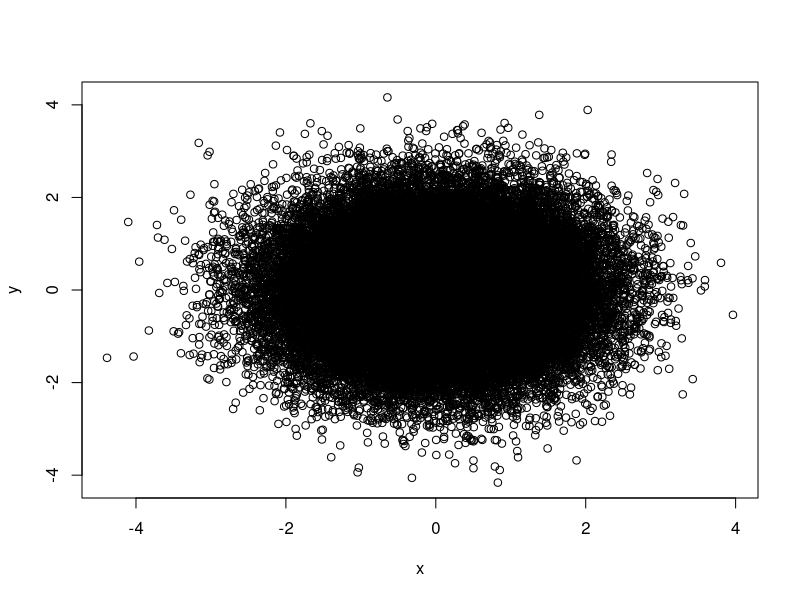
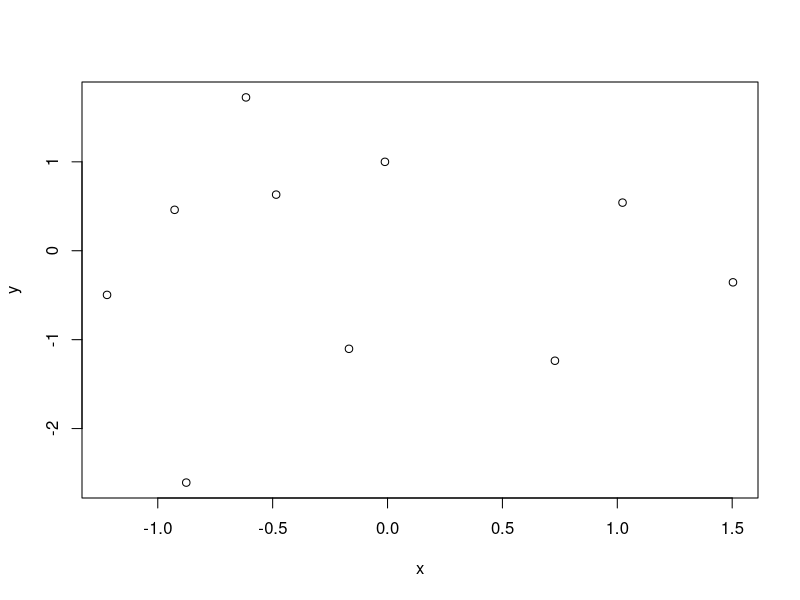

Here is the R script that generated these plots, in order:
# Some additional functions/ comments on the coral-demo script
# 2024-10-11

# THe installed packages
installed <- installed.packages()

# accessing column and rownames
rownames(installed)
colnames(installed)

# replacing the names with numbers (not recommended, use meaningful names!)
colnames(installed) <- 1:ncol(installed)


# The match operator (%in%)

# which of the values in the first vector are present in the second?
one <- c("a", "a", "b", "d", "e", "a", "f")
two <- c("a", "d", "a", "g")

# binary logical
# one logical value for every value in the first vector
one %in% two

# this can be used as a subscript to return the actual values that are present in the second vector
# includes duplicates
one[which(one %in% two)]


# the is.null() binary predicate can be used to check whether an object is null or not
# if the object is not NULL, then the result will be FALSE
projDir <- installed
is.null(projDir)

# is.na() can be use to check whether any of the values of a vector are NA (missing)
# returns one logical value for every value in the vector
dummy <- 1:5
is.na(dummy)

# correct detection after replacement
dummy[2] <- NA
is.na(dummy)

# omit missing values from data
dummy[!is.na(dummy)]


# Why we need message() or something similar? Doesn't display
for(i in 1:5) 12
for(i in 1:5) message(12)

# Finding unique values
# example vector with repetitions
undummy <- c(1, 2,4, 1, 6, 5, 3, 1)

# values appear only once, in ORIGINAL order of appearance
unique(undummy)

# which values are duplicated(logical)
duplicated(undummy)

# the same as unique
undummy[!duplicated(undummy)]


# character operations
a <- "good"
b <- "boy"

# concatenate the two vectors
paste(a,b)

# one value from the two strings
length(paste(a,b))

# we can set the separator to whatever we want
paste(a,b,a,b, sep=";")
# paste0() is just paste( , sep="")
paste0(a,"  ", b,"!", "You are a ",a," ", b )


# example correlations

# two very large random samples (n=50000) from a standard normal distribution N(mu=0,sigma=1)
x<- rnorm(50000)
y <- rnorm(50000)
#scatterplot
plot(x,y)
# correlation coefficient will be close to 0 but not exactly 0
cor(x,y)

# the smaller the samples the more likely it is that repeating the code above results in higher correlations
# repeate these 4 lines until you can get a correlation that is higher than 0.3 (its absolute value)
x<- rnorm(10)
y <- rnorm(10)
plot(x,y)
cor(x,y)

# correlation testing provides information on how likely it is that the true correlation is actually 0
cor.test(x,y)
